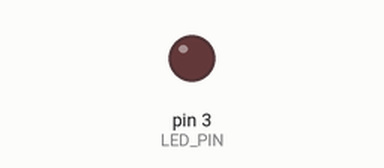
Simulated run of this program. Board: Arduino Uno, built with avr-gcc and run on an emulated ATmega328P. Shown: output pins drawn as LEDs (lit = HIGH). What the program prints to the serial monitor is not drawn.

Above: at 0.15 s.
Timing chart, 0 to 1.6 s (numbered marks = the images above):
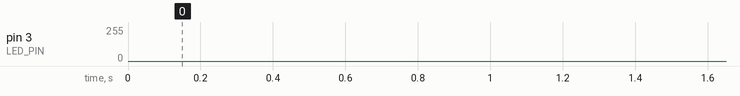

The program:

main.cpp
```cpp
#include <Arduino.h>

// Variant 14
const int n = 14;

// PWM Pin (Pins 3, 5, 6, 9, 10, 11 support PWM on Uno)
const int LED_PIN = 3;

// Calculate brightness limits based on formula:
// min = n % 30
// max = 255 - n % 30
const int MIN_BRIGHTNESS = n % 30;         // Result: 14
const int MAX_BRIGHTNESS = 255 - (n % 30); // Result: 241

void setup() {
  pinMode(LED_PIN, OUTPUT);

  Serial.begin(9600);
  Serial.print("Variant: "); Serial.println(n);
  Serial.print("Min Brightness: "); Serial.println(MIN_BRIGHTNESS);
  Serial.print("Max Brightness: "); Serial.println(MAX_BRIGHTNESS);
}

void loop() {
  // Fade in from min to max
  for (int i = MIN_BRIGHTNESS; i <= MAX_BRIGHTNESS; i++) {
    analogWrite(LED_PIN, i);
    delay(1); // Small delay to make the effect visible
  }

  // Fade out from max to min
  for (int i = MAX_BRIGHTNESS; i >= MIN_BRIGHTNESS; i--) {
    analogWrite(LED_PIN, i);
    delay(1);
  }
}
```
